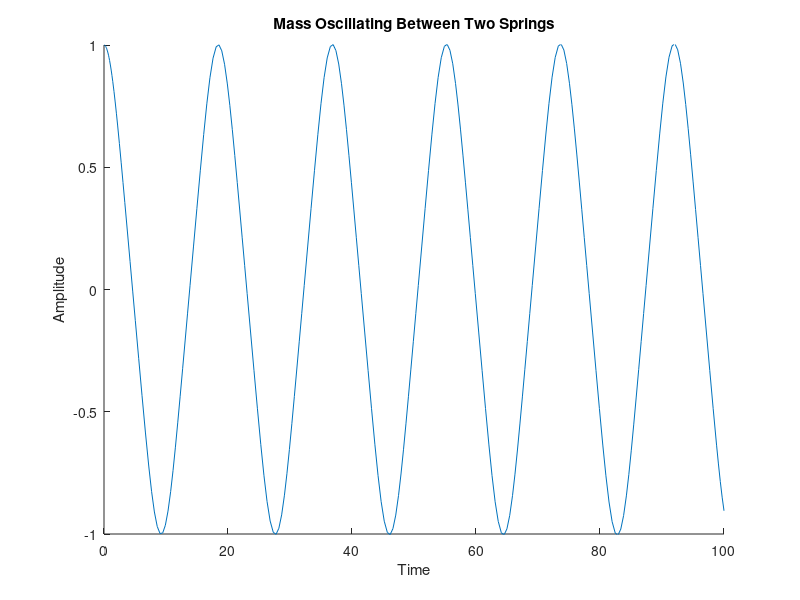

Source code (MATLAB):
% let's make a model for a mass on two springs. one end of each spring is
% fixed to a wall and the other end to the mass. actually at this point
% it's a particle, not a mass.

function piano_step_absolute_one()
% absolute first step: satisfy louise's paranoia
clf
hold on

%% parameters might be important

k = 10;                 % completely arbitrary k value of springs
x = 5.5;                  % at rest length of springs

%% initial values could also be important

y_initial = 1;         % initial y position 
vy_initial = 0;         % initial y velocity
lower_bound = - y_initial - 1;
upper_bound = y_initial +1;

Y_stuff = [y_initial, vy_initial];

%% now we get to make an ode function

[T,Y] = ode45(@vibration, [0, 100], Y_stuff);

%% now we get to make a function for the ode

    function derivs = vibration(T, Y_stuff)
        y = Y_stuff(1); %Unpack variables
        vy = Y_stuff(2); %Unpack variables
        ay = -k * (sqrt(x^2 + y^2) - x) * y / sqrt(x^2 + y^2); %Velocity equation (described by sheet) 
        delta_y = vy; % Change in y 
        delta_vy = ay; %Change in velocity of y
        derivs = [delta_y; delta_vy];
    end

%% some clever way to manipulate the Y vector

Velocity = Y(1:end, 1);

%% now how to make a graph
plot(T,Velocity);
axis([0, 100, -1, 1]);

%% now we label the graph 
xlabel('Time'); 
ylabel('Amplitude'); 
title('Mass Oscillating Between Two Springs');
end
